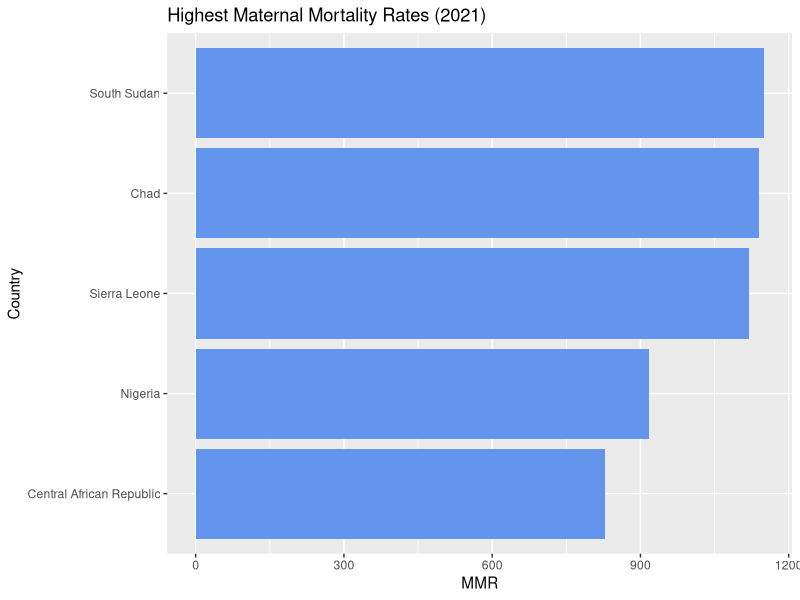
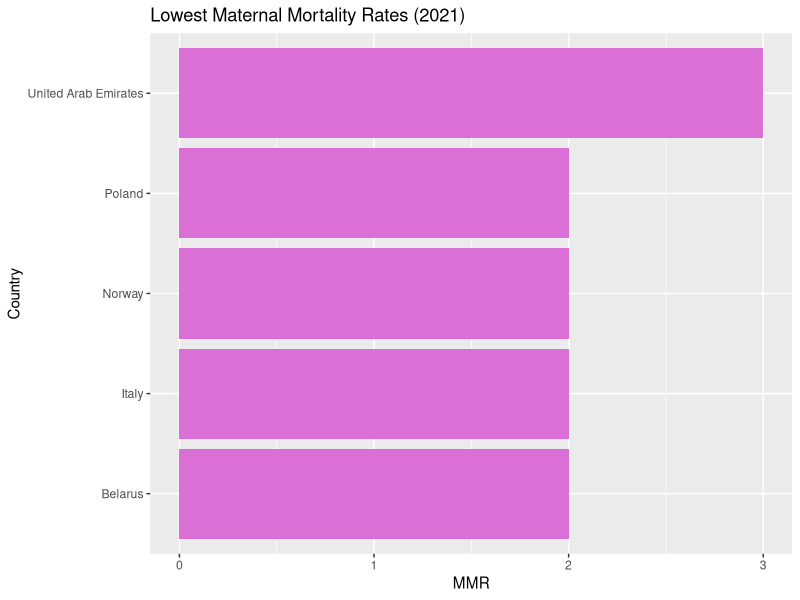
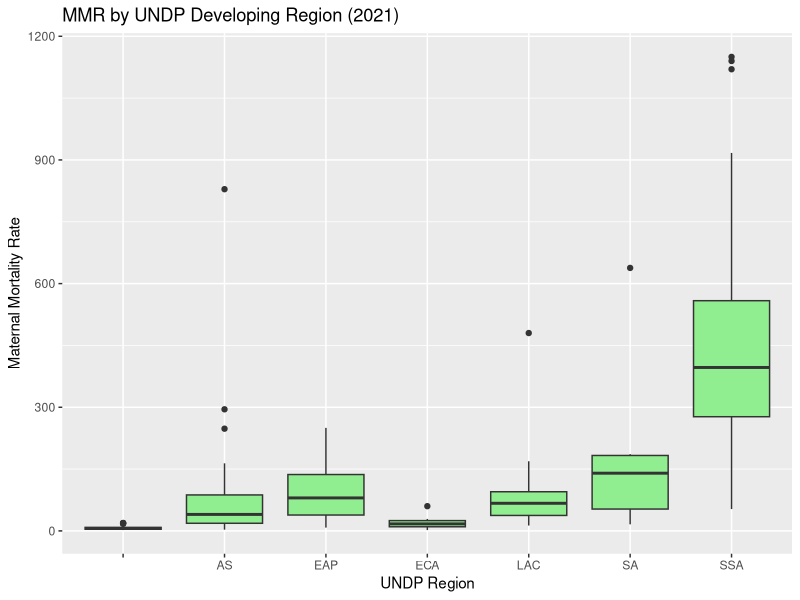
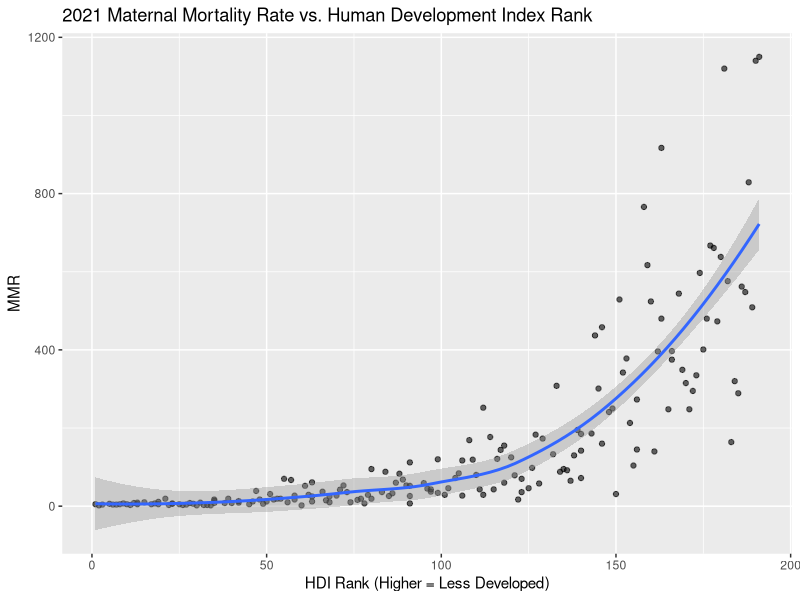
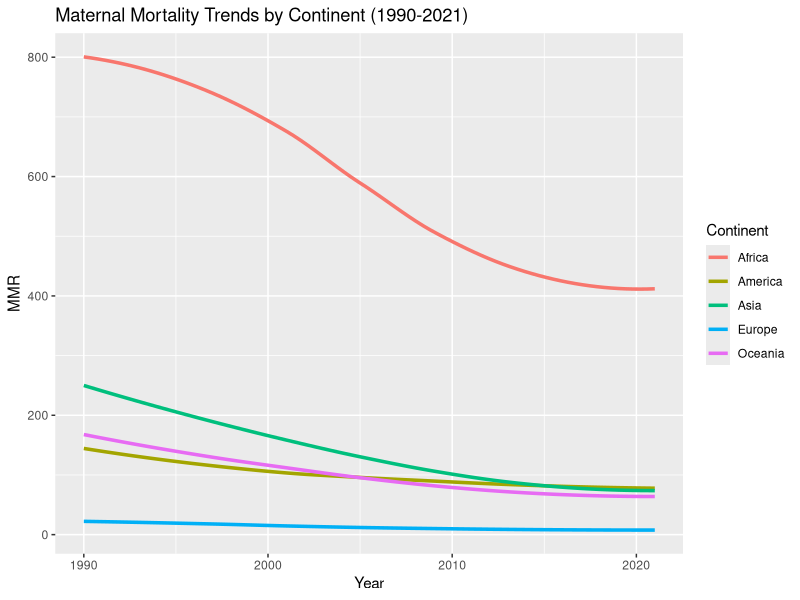
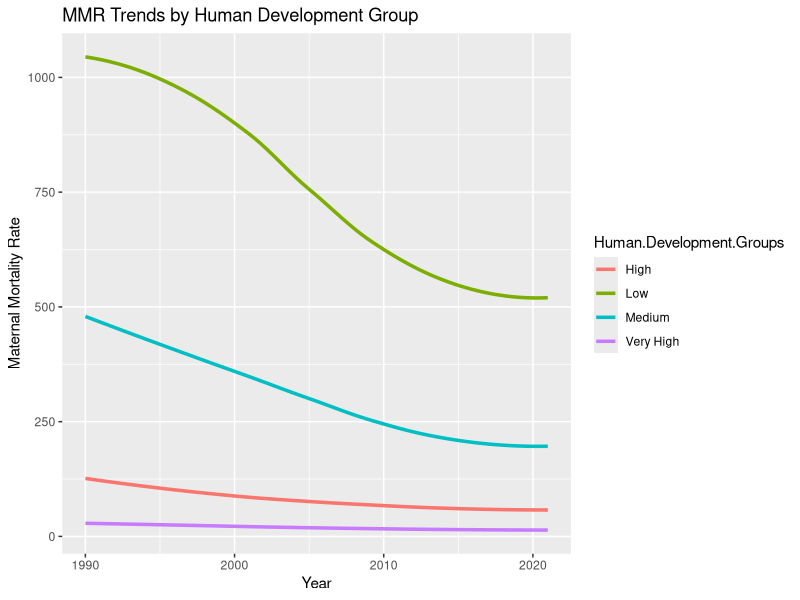
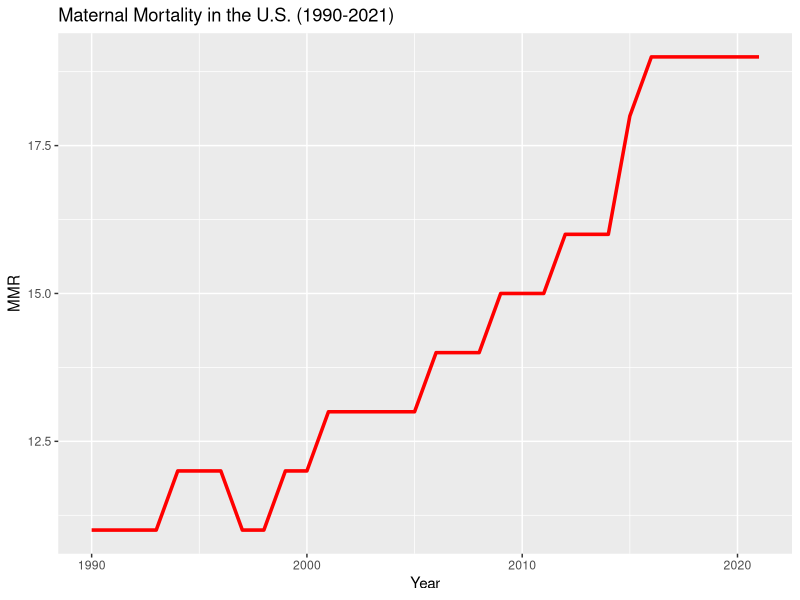
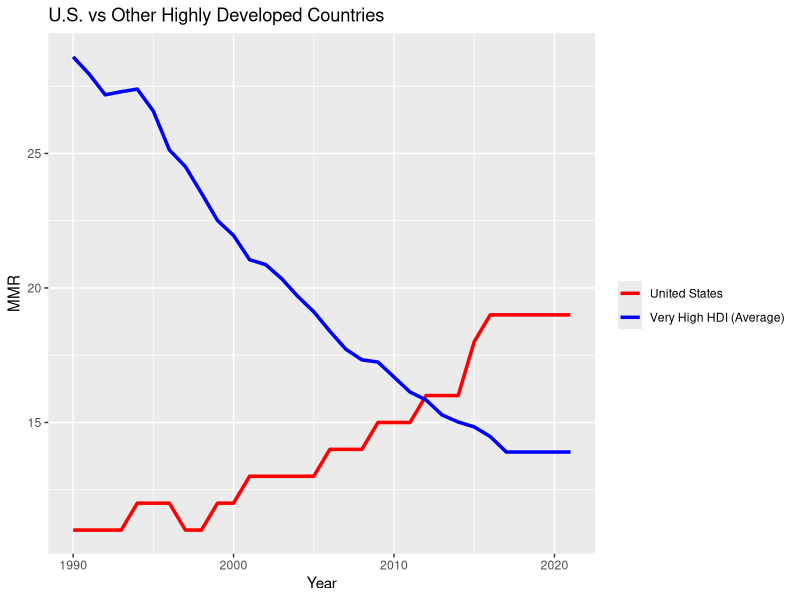

The R source for these figures, in order:
## ---- chunk 1
knitr::opts_chunk$set(echo = TRUE, warning = FALSE, message = FALSE)

library(dplyr)
library(stringr)
library(tidyr)

library(ggplot2)
## ---- chunk 2
# For data manipulation and tidying
library(dplyr)
library(stringr)
library(tidyr)

# For data visualizations
library(ggplot2)
## ---- chunk 3
# loading in csv
maternalmortality <- read.csv(file = "mmrdata.csv",
header = TRUE,
stringsAsFactors = FALSE)
## ---- chunk 4
# looking at data
glimpse(maternalmortality)
## ---- chunk 5
colnames(maternalmortality)[colnames(maternalmortality) == "UNDP.Developeing.Regions"] <- "UNDP.Developing.Regions"

colnames(maternalmortality)[colnames(maternalmortality) == "HDI.Rank..2021."] <- "HDI_2021"

colnames(maternalmortality)[colnames(maternalmortality) == "Maternal.Mortality.Ratio..deaths.per.100.000.live.births...1990."] <- "MMR_1990"

colnames(maternalmortality)[colnames(maternalmortality) == "Maternal.Mortality.Ratio..deaths.per.100.000.live.births...1991."] <- "MMR_1991"

colnames(maternalmortality)[colnames(maternalmortality) == "Maternal.Mortality.Ratio..deaths.per.100.000.live.births...1992."] <- "MMR_1992"

colnames(maternalmortality)[colnames(maternalmortality) == "Maternal.Mortality.Ratio..deaths.per.100.000.live.births...1993."] <- "MMR_1993"

colnames(maternalmortality)[colnames(maternalmortality) == "Maternal.Mortality.Ratio..deaths.per.100.000.live.births...1994."] <- "MMR_1994"

colnames(maternalmortality)[colnames(maternalmortality) == "Maternal.Mortality.Ratio..deaths.per.100.000.live.births...1995."] <- "MMR_1995"

colnames(maternalmortality)[colnames(maternalmortality) == "Maternal.Mortality.Ratio..deaths.per.100.000.live.births...1996."] <- "MMR_1996"

colnames(maternalmortality)[colnames(maternalmortality) == "Maternal.Mortality.Ratio..deaths.per.100.000.live.births...1997."] <- "MMR_1997"

colnames(maternalmortality)[colnames(maternalmortality) == "Maternal.Mortality.Ratio..deaths.per.100.000.live.births...1998."] <- "MMR_1998"

colnames(maternalmortality)[colnames(maternalmortality) == "Maternal.Mortality.Ratio..deaths.per.100.000.live.births...1999."] <- "MMR_1999"

colnames(maternalmortality)[colnames(maternalmortality) == "Maternal.Mortality.Ratio..deaths.per.100.000.live.births...2000."] <- "MMR_2000"

colnames(maternalmortality)[colnames(maternalmortality) == "Maternal.Mortality.Ratio..deaths.per.100.000.live.births...2001."] <- "MMR_2001"

colnames(maternalmortality)[colnames(maternalmortality) == "Maternal.Mortality.Ratio..deaths.per.100.000.live.births...2002."] <- "MMR_2002"

colnames(maternalmortality)[colnames(maternalmortality) == "Maternal.Mortality.Ratio..deaths.per.100.000.live.births...2003."] <- "MMR_2003"

colnames(maternalmortality)[colnames(maternalmortality) == "Maternal.Mortality.Ratio..deaths.per.100.000.live.births...2004."] <- "MMR_2004"

colnames(maternalmortality)[colnames(maternalmortality) == "Maternal.Mortality.Ratio..deaths.per.100.000.live.births...2005."] <- "MMR_2005"

colnames(maternalmortality)[colnames(maternalmortality) == "Maternal.Mortality.Ratio..deaths.per.100.000.live.births...2006."] <- "MMR_2006"

colnames(maternalmortality)[colnames(maternalmortality) == "Maternal.Mortality.Ratio..deaths.per.100.000.live.births...2007."] <- "MMR_2007"

colnames(maternalmortality)[colnames(maternalmortality) == "Maternal.Mortality.Ratio..deaths.per.100.000.live.births...2008."] <- "MMR_2008"

colnames(maternalmortality)[colnames(maternalmortality) == "Maternal.Mortality.Ratio..deaths.per.100.000.live.births...2009."] <- "MMR_2009"

colnames(maternalmortality)[colnames(maternalmortality) == "Maternal.Mortality.Ratio..deaths.per.100.000.live.births...2010."] <- "MMR_2010"

colnames(maternalmortality)[colnames(maternalmortality) == "Maternal.Mortality.Ratio..deaths.per.100.000.live.births...2011."] <- "MMR_2011"

colnames(maternalmortality)[colnames(maternalmortality) == "Maternal.Mortality.Ratio..deaths.per.100.000.live.births...2012."] <- "MMR_2012"

colnames(maternalmortality)[colnames(maternalmortality) == "Maternal.Mortality.Ratio..deaths.per.100.000.live.births...2013."] <- "MMR_2013"

colnames(maternalmortality)[colnames(maternalmortality) == "Maternal.Mortality.Ratio..deaths.per.100.000.live.births...2014."] <- "MMR_2014"

colnames(maternalmortality)[colnames(maternalmortality) == "Maternal.Mortality.Ratio..deaths.per.100.000.live.births...2015."] <- "MMR_2015"

colnames(maternalmortality)[colnames(maternalmortality) == "Maternal.Mortality.Ratio..deaths.per.100.000.live.births...2016."] <- "MMR_2016"

colnames(maternalmortality)[colnames(maternalmortality) == "Maternal.Mortality.Ratio..deaths.per.100.000.live.births...2017."] <- "MMR_2017"

colnames(maternalmortality)[colnames(maternalmortality) == "Maternal.Mortality.Ratio..deaths.per.100.000.live.births...2018."] <- "MMR_2018"

colnames(maternalmortality)[colnames(maternalmortality) == "Maternal.Mortality.Ratio..deaths.per.100.000.live.births...2019."] <- "MMR_2019"

colnames(maternalmortality)[colnames(maternalmortality) == "Maternal.Mortality.Ratio..deaths.per.100.000.live.births...2020."] <- "MMR_2020"

colnames(maternalmortality)[colnames(maternalmortality) == "Maternal.Mortality.Ratio..deaths.per.100.000.live.births...2021."] <- "MMR_2021"

colnames(maternalmortality)
## ---- chunk 6
maternalmortality_long <- maternalmortality %>%
  pivot_longer(
    cols = starts_with("MMR_"), 
    names_to = "Year",
    values_to = "MMR")
maternalmortality_long <- maternalmortality_long %>%
  mutate(Year = as.numeric(str_extract(Year, "\\d{4}")))
## ---- chunk 7
glimpse(maternalmortality_long)
## ---- chunk 8
maternalmortality_long_2021 <- maternalmortality_long %>% filter(Year == 2021)
highest_MMR_countries_2021 <- maternalmortality_long_2021 %>%
  arrange(desc(MMR)) %>%
  slice(1:5)
print(highest_MMR_countries_2021)
## ---- chunk 9
library(ggplot2)
ggplot(highest_MMR_countries_2021, aes(x = reorder(Country, MMR), y = MMR)) +
geom_col(fill = "cornflowerblue") +
coord_flip() +
labs(title = "Highest Maternal Mortality Rates (2021)",
x = "Country",
y = "MMR")
## ---- chunk 10
lowest_MMR_countries_2021 <- maternalmortality_long_2021 %>%
  arrange(MMR) %>%
  slice(1:5)
print(lowest_MMR_countries_2021)
## ---- chunk 11
ggplot(lowest_MMR_countries_2021, aes(x = reorder(Country, MMR), y = MMR)) +
geom_col(fill = "orchid") +
coord_flip() +
labs(title = "Lowest Maternal Mortality Rates (2021)",
x = "Country",
y = "MMR")

## ---- chunk 12
ggplot(maternalmortality_long %>% filter(Year == 2021),
aes(x = UNDP.Developing.Regions, y = MMR)) +
geom_boxplot(fill = "lightgreen") +
labs(title = "MMR by UNDP Developing Region (2021)",
x = "UNDP Region",
y = "Maternal Mortality Rate")
## ---- chunk 13
ggplot(maternalmortality_long %>% filter(Year == 2021),
aes(x = HDI_2021, y = MMR)) +
geom_point(alpha = 0.6) +
geom_smooth(method = "loess", se = TRUE) +
labs(title = "2021 Maternal Mortality Rate vs. Human Development Index Rank",
x = "HDI Rank (Higher = Less Developed)",
y = "MMR")
## ---- chunk 14
ggplot(maternalmortality_long,
       aes(x = Year, y = MMR, color = Continent)) +
  geom_smooth(se = FALSE, lwd = 1.2, method = "loess") +
  labs(title = "Maternal Mortality Trends by Continent (1990-2021)",
       y = "MMR",
       x = "Year")
## ---- chunk 15
mmr_grouped <- maternalmortality_long %>%
  filter(!is.na(Human.Development.Groups), Human.Development.Groups != "") %>%
  group_by(Year, Human.Development.Groups) %>%
  summarize(mean_MMR = mean(MMR, na.rm = TRUE), .groups = "drop")

ggplot(mmr_grouped, aes(x = Year, y = mean_MMR, color = Human.Development.Groups)) +
  geom_smooth(se = FALSE, lwd = 1.2) +
  labs(title = "MMR Trends by Human Development Group",
       y = "Maternal Mortality Rate",
       x = "Year")

## ---- chunk 16
usa <- maternalmortality_long %>%
filter(Country == "United States")

ggplot(usa, aes(x = Year, y = MMR)) +
geom_line(color = "red", lwd = 1.2) +
labs(title = "Maternal Mortality in the U.S. (1990-2021)",
x = "Year",
y = "MMR")
## ---- chunk 17
very_high <- maternalmortality_long %>%
filter(Human.Development.Groups == "Very High")

others <- very_high %>% filter(Country != "United States") %>%
group_by(Year) %>%
summarize(MMR = mean(MMR, na.rm = TRUE))

ggplot() +
geom_line(data = usa, aes(x = Year, y = MMR, color = "United States"), lwd = 1.2) +
geom_line(data = others, aes(x = Year, y = MMR, color = "Very High HDI (Average)"), lwd = 1.2) +
scale_color_manual(values = c("United States" = "red",
"Very High HDI (Average)" = "blue")) +
labs(title = "U.S. vs Other Highly Developed Countries",
x = "Year",
y = "MMR",
color = "")
